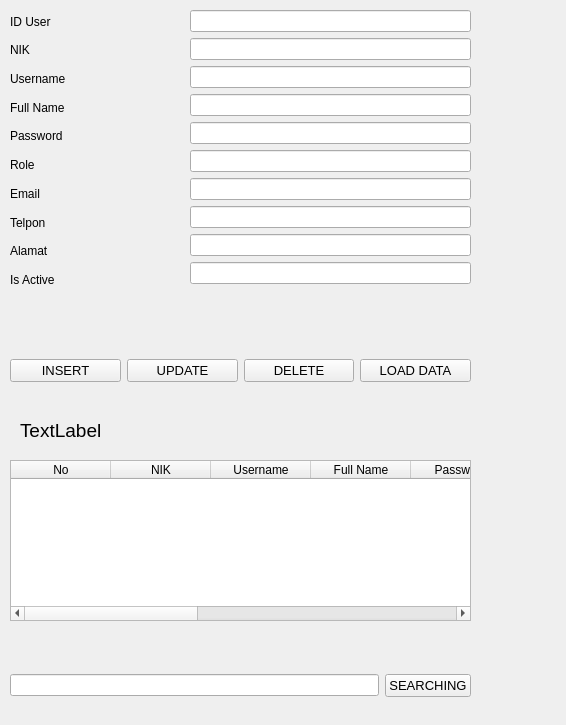
<?xml version="1.0" encoding="UTF-8"?>
<ui version="4.0">
 <class>FormUser</class>
 <widget class="QWidget" name="FormUser">
  <property name="geometry">
   <rect>
    <x>0</x>
    <y>0</y>
    <width>566</width>
    <height>725</height>
   </rect>
  </property>
  <property name="windowTitle">
   <string>Form</string>
  </property>
  <widget class="QWidget" name="verticalLayoutWidget">
   <property name="geometry">
    <rect>
     <x>10</x>
     <y>10</y>
     <width>160</width>
     <height>281</height>
    </rect>
   </property>
   <layout class="QVBoxLayout" name="verticalLayout">
    <item>
     <widget class="QLabel" name="label">
      <property name="text">
       <string>ID User</string>
      </property>
     </widget>
    </item>
    <item>
     <widget class="QLabel" name="label_2">
      <property name="text">
       <string>NIK</string>
      </property>
     </widget>
    </item>
    <item>
     <widget class="QLabel" name="label_4">
      <property name="text">
       <string>Username</string>
      </property>
     </widget>
    </item>
    <item>
     <widget class="QLabel" name="label_6">
      <property name="text">
       <string>Full Name</string>
      </property>
     </widget>
    </item>
    <item>
     <widget class="QLabel" name="label_5">
      <property name="text">
       <string>Password</string>
      </property>
     </widget>
    </item>
    <item>
     <widget class="QLabel" name="label_7">
      <property name="text">
       <string>Role</string>
      </property>
     </widget>
    </item>
    <item>
     <widget class="QLabel" name="label_8">
      <property name="text">
       <string>Email</string>
      </property>
     </widget>
    </item>
    <item>
     <widget class="QLabel" name="label_9">
      <property name="text">
       <string>Telpon</string>
      </property>
     </widget>
    </item>
    <item>
     <widget class="QLabel" name="label_10">
      <property name="text">
       <string>Alamat</string>
      </property>
     </widget>
    </item>
    <item>
     <widget class="QLabel" name="label_11">
      <property name="text">
       <string>Is Active</string>
      </property>
     </widget>
    </item>
   </layout>
  </widget>
  <widget class="QWidget" name="verticalLayoutWidget_2">
   <property name="geometry">
    <rect>
     <x>190</x>
     <y>10</y>
     <width>281</width>
     <height>281</height>
    </rect>
   </property>
   <layout class="QVBoxLayout" name="verticalLayout_2">
    <item>
     <widget class="QLineEdit" name="lineEdit_id"/>
    </item>
    <item>
     <widget class="QLineEdit" name="lineEdit_nik"/>
    </item>
    <item>
     <widget class="QLineEdit" name="lineEdit_username"/>
    </item>
    <item>
     <widget class="QLineEdit" name="lineEdit_fullname"/>
    </item>
    <item>
     <widget class="QLineEdit" name="lineEdit_password"/>
    </item>
    <item>
     <widget class="QLineEdit" name="lineEdit_role"/>
    </item>
    <item>
     <widget class="QLineEdit" name="lineEdit_email"/>
    </item>
    <item>
     <widget class="QLineEdit" name="lineEdit_telp"/>
    </item>
    <item>
     <widget class="QLineEdit" name="lineEdit_alamat"/>
    </item>
    <item>
     <widget class="QLineEdit" name="lineEdit_isactive"/>
    </item>
   </layout>
  </widget>
  <widget class="QWidget" name="horizontalLayoutWidget">
   <property name="geometry">
    <rect>
     <x>10</x>
     <y>340</y>
     <width>461</width>
     <height>61</height>
    </rect>
   </property>
   <layout class="QHBoxLayout" name="horizontalLayout">
    <item>
     <widget class="QPushButton" name="pushButton">
      <property name="font">
       <font>
        <pointsize>10</pointsize>
       </font>
      </property>
      <property name="text">
       <string>INSERT</string>
      </property>
     </widget>
    </item>
    <item>
     <widget class="QPushButton" name="pushButton_2">
      <property name="font">
       <font>
        <pointsize>10</pointsize>
       </font>
      </property>
      <property name="text">
       <string>UPDATE</string>
      </property>
     </widget>
    </item>
    <item>
     <widget class="QPushButton" name="pushButton_3">
      <property name="font">
       <font>
        <pointsize>10</pointsize>
       </font>
      </property>
      <property name="text">
       <string>DELETE</string>
      </property>
     </widget>
    </item>
    <item>
     <widget class="QPushButton" name="pushButton_4">
      <property name="font">
       <font>
        <pointsize>10</pointsize>
       </font>
      </property>
      <property name="text">
       <string>LOAD DATA</string>
      </property>
     </widget>
    </item>
   </layout>
  </widget>
  <widget class="QLabel" name="label_3">
   <property name="geometry">
    <rect>
     <x>20</x>
     <y>410</y>
     <width>451</width>
     <height>41</height>
    </rect>
   </property>
   <property name="font">
    <font>
     <pointsize>14</pointsize>
    </font>
   </property>
   <property name="text">
    <string>TextLabel</string>
   </property>
  </widget>
  <widget class="QWidget" name="verticalLayoutWidget_3">
   <property name="geometry">
    <rect>
     <x>10</x>
     <y>460</y>
     <width>461</width>
     <height>161</height>
    </rect>
   </property>
   <layout class="QVBoxLayout" name="verticalLayout_3">
    <item>
     <widget class="QTableWidget" name="tableWidget">
      <column>
       <property name="text">
        <string>No</string>
       </property>
      </column>
      <column>
       <property name="text">
        <string>NIK</string>
       </property>
      </column>
      <column>
       <property name="text">
        <string>Username</string>
       </property>
      </column>
      <column>
       <property name="text">
        <string>Full Name</string>
       </property>
      </column>
      <column>
       <property name="text">
        <string>Password</string>
       </property>
      </column>
      <column>
       <property name="text">
        <string>Role</string>
       </property>
      </column>
      <column>
       <property name="text">
        <string>Email</string>
       </property>
      </column>
      <column>
       <property name="text">
        <string>Telpon</string>
       </property>
      </column>
      <column>
       <property name="text">
        <string>Alamat</string>
       </property>
      </column>
      <column>
       <property name="text">
        <string>Is_Active</string>
       </property>
      </column>
     </widget>
    </item>
   </layout>
  </widget>
  <widget class="QWidget" name="horizontalLayoutWidget_2">
   <property name="geometry">
    <rect>
     <x>10</x>
     <y>660</y>
     <width>461</width>
     <height>51</height>
    </rect>
   </property>
   <layout class="QHBoxLayout" name="horizontalLayout_2">
    <item>
     <widget class="QLineEdit" name="lineEdit_3"/>
    </item>
    <item>
     <widget class="QPushButton" name="pushButton_5">
      <property name="font">
       <font>
        <pointsize>10</pointsize>
       </font>
      </property>
      <property name="text">
       <string>SEARCHING</string>
      </property>
     </widget>
    </item>
   </layout>
  </widget>
 </widget>
 <resources/>
 <connections/>
</ui>
